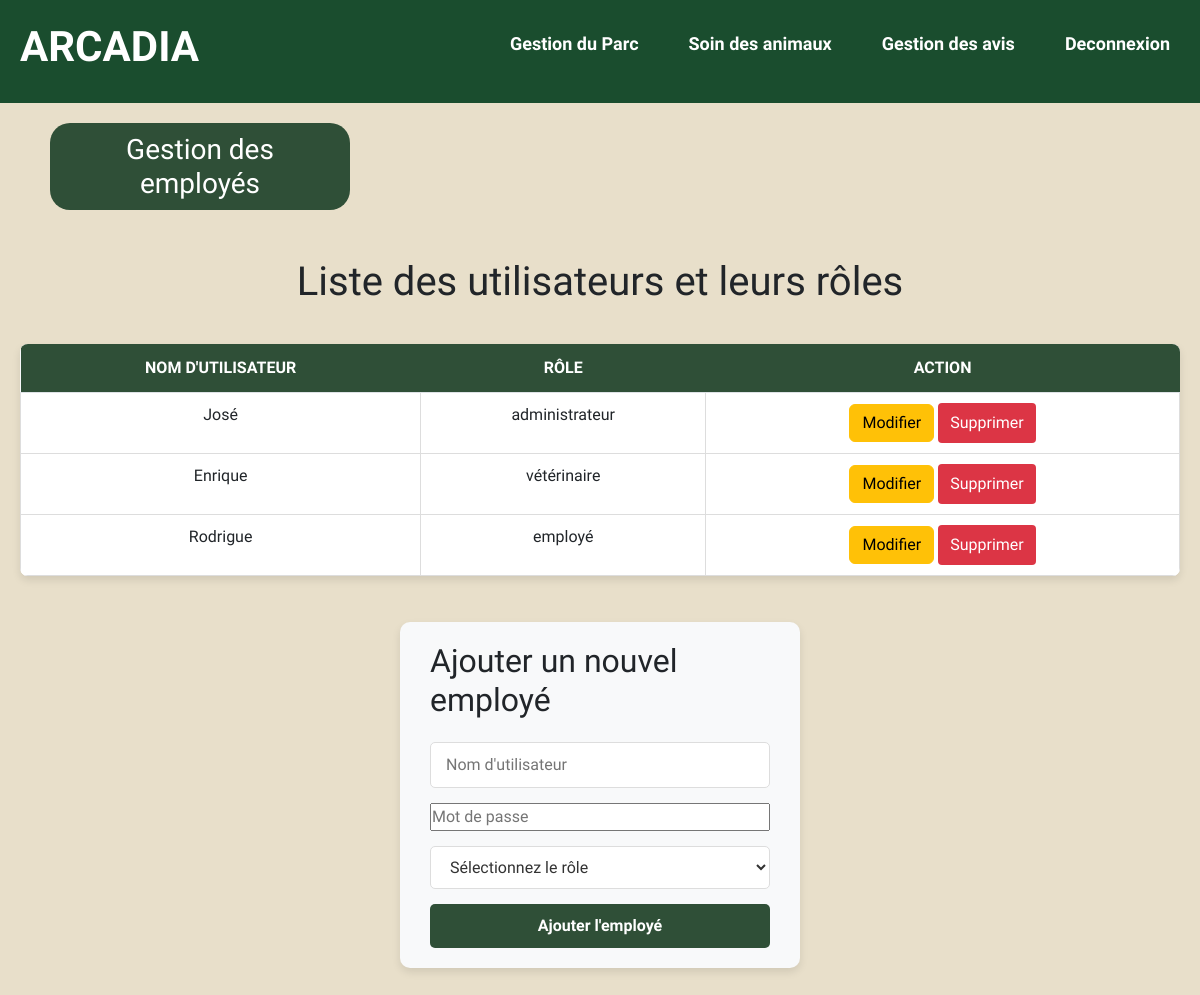
The page /dashbord/gemploye.php (signed in) on the database its author committed.
### tables this page shows
CREATE TABLE `utilisateurs` (
  `id` int(11) NOT NULL,
  `username` varchar(30) NOT NULL,
  `mdp` varchar(255) NOT NULL
);

CREATE TABLE `roles` (
  `id` int(11) NOT NULL,
  `nom` varchar(50) DEFAULT NULL
);

### dashbord/gemploye.php (the view, shortened to what this page needs)
<?php
require_once 'headerdash.php';
require_once 'db_connexion.php';
$query = "SELECT utilisateurs.id, utilisateurs.username, utilisateurs.mdp, roles.nom AS role, roles.id AS role_id
          FROM utilisateurs
          JOIN utilisateur_roles ON utilisateurs.id = utilisateur_roles.utilisateur_id
          JOIN roles ON utilisateur_roles.role_id = roles.id";
$result = $mysqli->query($query);
?>
<div class="title beige">
     <h3 class="sous-menu vert">Gestion des employés</h3>
</div>
<div class="dash1">
    <h1>Liste des utilisateurs et leurs rôles</h1>
    <table class="table">
        <thead>
            <tr class="titre">
                <th>Nom d'utilisateur</th>
                <th>Rôle</th>
                <th>Action</th>
            </tr>
        </thead>
        <tbody>
            <?php while ($row = $result->fetch_assoc()): ?>
                <tr>
                    <td><?php echo htmlspecialchars($row['username']); ?></td>
                    <td><?php echo htmlspecialchars($row['role']); ?></td>
                    <td>
                        <button type="button" class="btn btn-warning" data-id="<?php echo $row['id']; ?>" data-username="<?php echo $row['username']; ?>" data-mdp="<?php echo $row['mdp']; ?>" data-role-id="<?php echo $row['role_id']; ?>" onclick="openEditModal(this)">Modifier</button>
                        <button type="button" class="btn btn-danger" data-id="<?php echo $row['id']; ?>" onclick="openDeleteModal(this)">Supprimer</button>
                    </td>
                </tr>
            <?php endwhile; ?>
        </tbody>
    </table>
    <form action="gemploye.php" method="post" class="form-employee">
        <h2>Ajouter un nouvel employé</h2>
        <input type="text" name="username" placeholder="Nom d'utilisateur" required>
        <input type="password" name="mdp" placeholder="Mot de passe" required>
        <select name="role_id" required>
            <option value="">Sélectionnez le rôle</option>
        </select>
        <button type="submit" name="add_employee" class="button">Ajouter l'employé</button>
    </form>
</div>
</body>
</html>

### dashbord/styledash.css (style rules this page uses)
* { margin: 0; padding: 0; box-sizing: border-box; }
body { font-family: "Signika Negative", sans-serif; background-color: #E8DFCA; }
.title.beige { background-color: #E8DFCA; padding: 20px; text-align: left; padding-left: 50px; }
.sous-menu.vert { color: white; background-color: #2f4f37; display: inline-block; padding: 10px 20px; border-radius: 20px; max-width: 300px; text-align: center; }
.btn-danger { background-color: #dc3545; color: #fff; border: none; padding: 8px 12px; border-radius: 4px; transition: background-color 0.3s ease, transform 0.3s ease; }
.dash1 { display: flex; justify-content: center; align-items: center; flex-wrap: wrap; gap: 30px; padding: 20px; margin: 0 auto; padding-bottom: 70px; }
.table { width: 100%; border-collapse: collapse; border-radius: 8px; overflow: hidden; box-shadow: 0 4px 8px rgba(0, 0, 0, 0.1); background-color: #f8f9fa; }
.table th { background-color: #2f4f37; color: #ffffff; font-weight: bold; padding: 12px; text-align: center; text-transform: uppercase; }
.table td { padding: 10px; text-align: center; border: 1px solid #ddd; }
.table tr:nth-child(even) { background-color: #f9f9f9; }
.table tr:nth-child(odd) { background-color: #ffffff; }
form { background-color: #f8f9fa; padding: 20px 30px; border-radius: 10px; box-shadow: 0 4px 8px rgba(0, 0, 0, 0.1); max-width: 400px; width: 100%; display: flex; flex-direction: column; gap: 15px; }
form input[type="text"], form select, form input[type="file"], form button { width: 100%; padding: 10px 15px; border-radius: 5px; border: 1px solid #ddd; font-size: 16px; }
form select { color: #333; background-color: #ffffff; }
form button { background-color: #2f4f37; color: white; border: none; cursor: pointer; font-weight: bold; transition: background-color 0.3s ease, transform 0.3s ease; }

### rows shown on the page
utilisateurs: username "José", roles.nom "administrateur"
utilisateurs: username "Enrique", roles.nom "vétérinaire"
utilisateurs: username "Rodrigue", roles.nom "employé"
